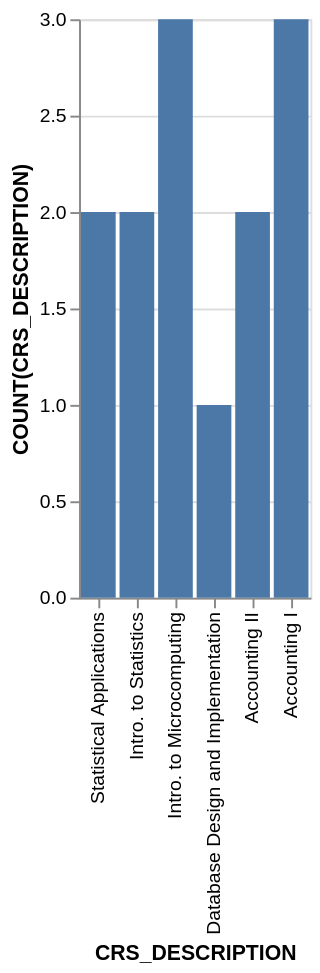

Describe this chart as a Vega-Lite specification.
### Vega-Lite specification from a JSON file in a GitHub repository (floating-point values rounded to 4 significant figures)
{"data": {"values": [{"x_data": "Accounting I", "y_data": 3}, {"x_data": "Accounting II", "y_data": 2}, {"x_data": "Database Design and Implementation", "y_data": 1}, {"x_data": "Intro. to Microcomputing", "y_data": 3}, {"x_data": "Intro. to Statistics", "y_data": 2}, {"x_data": "Statistical Applications", "y_data": 2}]}, "mark": "bar", "encoding": {"x": {"field": "x_data", "type": "nominal", "title": "CRS_DESCRIPTION", "sort": "descending"}, "y": {"field": "y_data", "type": "quantitative", "title": "COUNT(CRS_DESCRIPTION)"}}}
